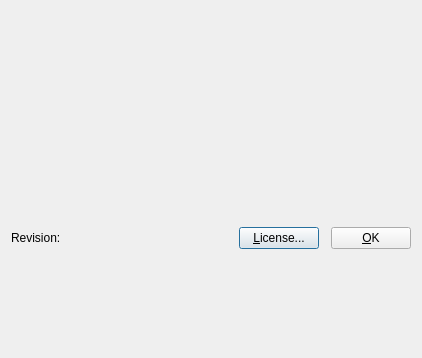
<ui version="4.0" >
 <class>aboutDialog</class>
 <widget class="QDialog" name="aboutDialog" >
  <property name="geometry" >
   <rect>
    <x>0</x>
    <y>0</y>
    <width>422</width>
    <height>358</height>
   </rect>
  </property>
  <property name="windowTitle" >
   <string>About</string>
  </property>
  <property name="windowIcon" >
   <iconset resource="../../user.qrc" >
    <normaloff>:/icons/icons/datafinder24.png</normaloff>:/icons/icons/datafinder24.png</iconset>
  </property>
  <layout class="QGridLayout" >
   <item row="0" column="0" >
    <widget class="QLabel" name="pixmapLabel" >
     <property name="sizePolicy" >
      <sizepolicy vsizetype="Fixed" hsizetype="Fixed" >
       <horstretch>0</horstretch>
       <verstretch>0</verstretch>
      </sizepolicy>
     </property>
     <property name="pixmap" >
      <pixmap resource="../../user.qrc" >:/images/images/DF_User_About.png</pixmap>
     </property>
     <property name="scaledContents" >
      <bool>true</bool>
     </property>
     <property name="wordWrap" >
      <bool>false</bool>
     </property>
    </widget>
   </item>
   <item row="1" column="0" >
    <layout class="QHBoxLayout" >
     <property name="spacing" >
      <number>12</number>
     </property>
     <property name="margin" >
      <number>0</number>
     </property>
     <item>
      <widget class="QLabel" name="revisionTextLabel" >
       <property name="text" >
        <string>Revision: </string>
       </property>
       <property name="wordWrap" >
        <bool>false</bool>
       </property>
      </widget>
     </item>
     <item>
      <spacer name="spacer6" >
       <property name="orientation" >
        <enum>Qt::Horizontal</enum>
       </property>
       <property name="sizeType" >
        <enum>QSizePolicy::Expanding</enum>
       </property>
       <property name="sizeHint" stdset="0" >
        <size>
         <width>150</width>
         <height>20</height>
        </size>
       </property>
      </spacer>
     </item>
     <item>
      <widget class="QPushButton" name="copyRightPushButton" >
       <property name="text" >
        <string>&amp;License...</string>
       </property>
       <property name="shortcut" >
        <string>Alt+L</string>
       </property>
      </widget>
     </item>
     <item>
      <widget class="QPushButton" name="okPushButton" >
       <property name="text" >
        <string>&amp;OK</string>
       </property>
       <property name="shortcut" >
        <string>Alt+O</string>
       </property>
      </widget>
     </item>
    </layout>
   </item>
  </layout>
 </widget>
 <layoutdefault spacing="6" margin="11" />
 <pixmapfunction>qPixmapFromMimeSource</pixmapfunction>
 <tabstops>
  <tabstop>okPushButton</tabstop>
  <tabstop>copyRightPushButton</tabstop>
 </tabstops>
 <resources>
  <include location="../../user.qrc" />
  <include location="../../user.qrc" />
 </resources>
 <connections>
  <connection>
   <sender>okPushButton</sender>
   <signal>clicked()</signal>
   <receiver>aboutDialog</receiver>
   <slot>close()</slot>
   <hints>
    <hint type="sourcelabel" >
     <x>20</x>
     <y>20</y>
    </hint>
    <hint type="destinationlabel" >
     <x>20</x>
     <y>20</y>
    </hint>
   </hints>
  </connection>
  <connection>
   <sender>copyRightPushButton</sender>
   <signal>clicked()</signal>
   <receiver>aboutDialog</receiver>
   <slot>copyrightSlot()</slot>
   <hints>
    <hint type="sourcelabel" >
     <x>20</x>
     <y>20</y>
    </hint>
    <hint type="destinationlabel" >
     <x>20</x>
     <y>20</y>
    </hint>
   </hints>
  </connection>
 </connections>
</ui>
